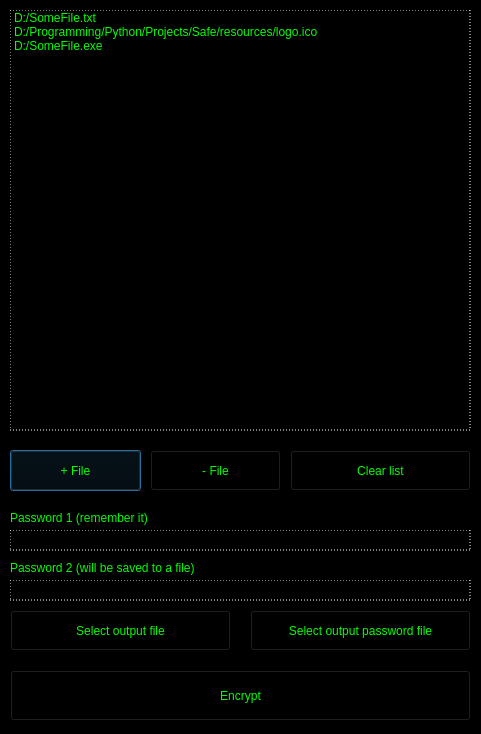
<?xml version="1.0" encoding="UTF-8"?>
<ui version="4.0">
 <class>encrypt_dialog</class>
 <widget class="QDialog" name="encrypt_dialog">
  <property name="geometry">
   <rect>
    <x>0</x>
    <y>0</y>
    <width>481</width>
    <height>734</height>
   </rect>
  </property>
  <property name="windowTitle">
   <string>Dialog</string>
  </property>
  <property name="styleSheet">
   <string notr="true">QPushButton{
	
	background-color: rgb(0, 0, 0);
	color: rgb(0, 255, 0);


}




QLabel{
	color: rgb(0, 255, 0);
}


QWidget#encrypt_dialog{
	background-color: rgb(0, 0, 0);
}

QPushButton:hover{
	border: 1px solid rgb(0, 255, 0);
}

QPushButton:pressed{
	
	background-color: rgb(130, 130, 130);
}

QLineEdit{
	
	background-color: rgb(0, 0, 0);
	border: 1px dashed rgb(255, 255, 255);
	color: rgb(0, 255, 0);
	
}

QLineEdit:hover{
	border: 1px solid rgb(255, 255, 255);
}


QListWidget{
	color: rgb(0, 255, 0);
	background-color: rgb(0, 0, 0);
	font: 8pt &quot;Segoe Print&quot;;
	border: 1px dashed rgb(255, 255, 255);

}

</string>
  </property>
  <widget class="QPushButton" name="btn_add_file">
   <property name="geometry">
    <rect>
     <x>10</x>
     <y>450</y>
     <width>131</width>
     <height>41</height>
    </rect>
   </property>
   <property name="styleSheet">
    <string notr="true">font: 8pt &quot;Segoe Print&quot;;

</string>
   </property>
   <property name="text">
    <string>+ File</string>
   </property>
  </widget>
  <widget class="QPushButton" name="btn_delete_file">
   <property name="geometry">
    <rect>
     <x>150</x>
     <y>450</y>
     <width>131</width>
     <height>41</height>
    </rect>
   </property>
   <property name="styleSheet">
    <string notr="true">font: 8pt &quot;Segoe Print&quot;;



</string>
   </property>
   <property name="text">
    <string>- File</string>
   </property>
  </widget>
  <widget class="QPushButton" name="btn_clear_list">
   <property name="geometry">
    <rect>
     <x>290</x>
     <y>450</y>
     <width>181</width>
     <height>41</height>
    </rect>
   </property>
   <property name="styleSheet">
    <string notr="true">font: 8pt &quot;Segoe Print&quot;;

</string>
   </property>
   <property name="text">
    <string>Clear list</string>
   </property>
  </widget>
  <widget class="QListWidget" name="lst_file_list">
   <property name="geometry">
    <rect>
     <x>10</x>
     <y>10</y>
     <width>461</width>
     <height>421</height>
    </rect>
   </property>
   <property name="styleSheet">
    <string notr="true">
</string>
   </property>
   <item>
    <property name="text">
     <string>D:/SomeFile.txt</string>
    </property>
   </item>
   <item>
    <property name="text">
     <string>D:/Programming/Python/Projects/Safe/resources/logo.ico</string>
    </property>
   </item>
   <item>
    <property name="text">
     <string>D:/SomeFile.exe</string>
    </property>
   </item>
  </widget>
  <widget class="QLineEdit" name="edit_password1">
   <property name="geometry">
    <rect>
     <x>10</x>
     <y>530</y>
     <width>461</width>
     <height>21</height>
    </rect>
   </property>
   <property name="styleSheet">
    <string notr="true"/>
   </property>
   <property name="text">
    <string/>
   </property>
  </widget>
  <widget class="QLabel" name="txt_password1">
   <property name="geometry">
    <rect>
     <x>10</x>
     <y>510</y>
     <width>241</width>
     <height>16</height>
    </rect>
   </property>
   <property name="styleSheet">
    <string notr="true">font: 8pt &quot;Segoe Print&quot;;</string>
   </property>
   <property name="text">
    <string>Password 1 (remember it)</string>
   </property>
  </widget>
  <widget class="QLineEdit" name="edit_password2">
   <property name="geometry">
    <rect>
     <x>10</x>
     <y>580</y>
     <width>461</width>
     <height>21</height>
    </rect>
   </property>
   <property name="text">
    <string/>
   </property>
  </widget>
  <widget class="QLabel" name="txt_password2">
   <property name="geometry">
    <rect>
     <x>10</x>
     <y>560</y>
     <width>291</width>
     <height>16</height>
    </rect>
   </property>
   <property name="styleSheet">
    <string notr="true">font: 8pt &quot;Segoe Print&quot;;</string>
   </property>
   <property name="text">
    <string>Password 2 (will be saved to a file)</string>
   </property>
  </widget>
  <widget class="QPushButton" name="btn_select_out_file">
   <property name="geometry">
    <rect>
     <x>10</x>
     <y>610</y>
     <width>221</width>
     <height>41</height>
    </rect>
   </property>
   <property name="styleSheet">
    <string notr="true">font: 8pt &quot;Segoe Print&quot;;</string>
   </property>
   <property name="text">
    <string>Select output file</string>
   </property>
  </widget>
  <widget class="QPushButton" name="btn_select_out_pwd_file">
   <property name="geometry">
    <rect>
     <x>250</x>
     <y>610</y>
     <width>221</width>
     <height>41</height>
    </rect>
   </property>
   <property name="styleSheet">
    <string notr="true">font: 8pt &quot;Segoe Print&quot;;</string>
   </property>
   <property name="text">
    <string>Select output password file</string>
   </property>
  </widget>
  <widget class="QPushButton" name="btn_encrypt">
   <property name="geometry">
    <rect>
     <x>10</x>
     <y>670</y>
     <width>461</width>
     <height>51</height>
    </rect>
   </property>
   <property name="text">
    <string>Encrypt</string>
   </property>
  </widget>
 </widget>
 <resources/>
 <connections/>
</ui>
